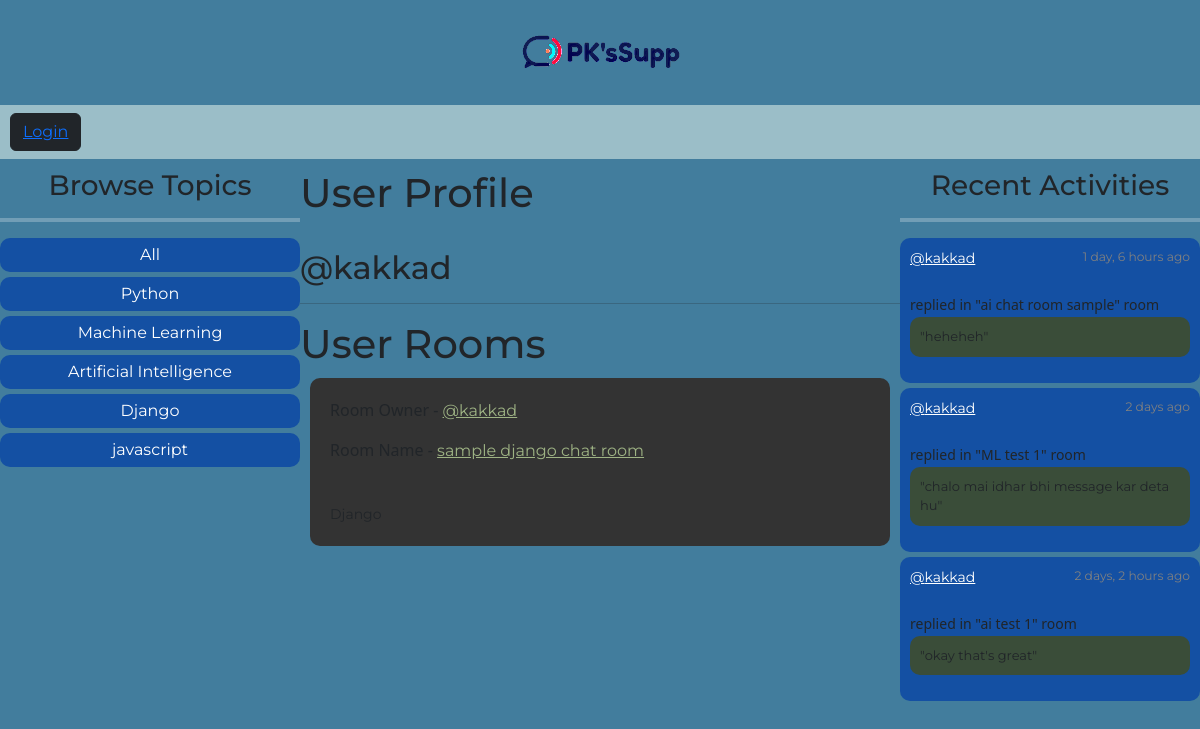
The page /profile/8/ on the database its author committed.
### base/models.py (models this page shows, shortened)
class Topic(models.Model):
    name = models.CharField(max_length=200)

class Room(models.Model):
    host = models.ForeignKey(User, on_delete=models.SET_NULL, null=True)
    topic = models.ForeignKey(Topic, on_delete=models.SET_NULL, null=True)
    name = models.CharField(max_length=200)
    description = models.TextField(null=True, blank=True)
    participants = models.ManyToManyField(User, related_name="participants", blank=True)
    updated = models.DateTimeField(auto_now=True)
    created = models.DateTimeField(auto_now_add=True)
    class Meta:
        ordering = ["-updated", "-created"]
    def __str__(self):
        return self.name

class Message(models.Model):
    user = models.ForeignKey(User, on_delete=models.CASCADE)
    room = models.ForeignKey(Room, on_delete=models.CASCADE)
    body = models.TextField()
    updated = models.DateTimeField(auto_now=True)
    created = models.DateTimeField(auto_now_add=True)
    class Meta:
        ordering = ["-updated", "-created"]
    def __str__(self) -> str:
        return self.body[0:50]

### base/views.py (the view)
# urls.py: path("profile/<str:pk>/", views.userProfile, name="user-profile"),
def userProfile(request, pk):
    user = User.objects.get(id=pk)
    rooms = user.room_set.all()
    topics = Topic.objects.all()
    room_messages = user.message_set.all()
    context = {
        "user": user,
        "rooms": rooms,
        "topics": topics,
        "room_messages": room_messages,
    }
    return render(request, "base/profile.html", context)

### base/templates/base/profile.html (shortened to what this page needs)
{% extends 'main.html' %} {% block content %}
<div class="main-container">
  <div>{% include 'base/topics_component.html' %}</div>
  <div>
    <div>
      <h1>User Profile</h1>
      <br />
      <h2>@{{user.username}}</h2>
      <hr />
    </div>
    <h1>User Rooms</h1>
    <div>{% include 'base/feed_component.html' %}</div>
  </div>
  <div>{% include 'base/activity_component.html' %}</div>
</div>
{% endblock content %}

### base/templates/base/topics_component.html
{% load static %}
<link rel="stylesheet" href="{% static 'styles/topics_component.css' %}" />
<h3 class="main-heading">Browse Topics</h3>
<hr class="feed-line" />
<div class="topic-names">
  <div class="topic-name"><a href="{% url 'home' %}">All</a><br /></div>
  {% for topic in topics %}
  <div class="topic-name">
    <a href="{% url 'home' %}?q={{topic.name}}">{{topic.name}}</a><br />
  </div>
  {% endfor %}
</div>

### base/templates/base/feed_component.html (shortened to what this page needs)
{% load static %}
<link rel="stylesheet" href="{% static 'styles/feed_component.css' %}" />
<div>
  {% for room in rooms %}
  <div class="room-component">
    <div class="room-div">
      <p class="room-owner-p">Room Owner -</p>
      <a href="{% url 'user-profile' room.host.id %}"
        >@{{room.host.username}}</a
      >
    </div>
    <div class="room-div">
      <p class="room-name-p">Room Name -</p>
      <a href="{% url 'room' room.id %}">{{room.name}}</a>
    </div>
    <br />
    <small>{{room.topic.name}}</small>
  </div>
  {% endfor %}
</div>

### base/templates/base/activity_component.html (shortened to what this page needs)
{% load static %}
<link rel="stylesheet" href="{% static 'styles/activity_component.css' %}" />
<h3 class="main-heading">Recent Activities</h3>
<hr class="feed-line" />
{% for message in room_messages %}
<div class="activity-message">
  <small class="host-and-time"
    ><a href="{% url 'user-profile' message.user.id %}">@{{message.user}}</a>
    <small class="time">{{message.created|timesince}} ago</small></small
  ><br />
  <small class="replied-to">replied in "{{message.room}}" room</small>
  <p class="message-body">"{{message}}"</p>
</div>
{% endfor %}

### static/styles/main.css (style rules this page uses)
.body { font-family: "Montserrat"; background-color: #427d9d; margin: 0; }

### static/styles/topics_component.css (style rules this page uses)
.feed-line { border: none; border-top: 4px solid white; height: 4px; }
.main-heading { text-align: center; }
.topic-name { background-color: #1450a3; margin-bottom: 5px; padding: 5px; border-radius: 10px; text-align: center; }
.topic-names a { color: white; text-decoration: none; }

### static/styles/feed_component.css (style rules this page uses)
.room-component { background-color: #333333; padding: 20px; margin: 10px; border-radius: 10px; }
.room-owner-p { font-family: "Segoe UI", Tahoma, Geneva, Verdana, sans-serif; display: inline-block; }
.room-name-p { font-family: "Segoe UI", Tahoma, Geneva, Verdana, sans-serif; display: inline-block; }
.room-div a { color: #9eb384; }

### static/styles/activity_component.css (style rules this page uses)
.main-heading { text-align: center; }
.feed-line { border: none; border-top: 4px solid white; height: 4px; }
.activity-message { background-color: #1450a3; border-radius: 10px; padding: 10px; margin-bottom: 5px; }
.host-and-time { display: grid; grid-template-columns: 1.5fr 2.5fr; }
.time { text-align: end; color: grey; }
.host-and-time a { color: white; }
.replied-to { font-family: "Segoe UI", Tahoma, Geneva, Verdana, sans-serif; }
.message-body { padding: 10px; border-radius: 10px; background-color: #3a4d39; font-size: small; }

### base/templates/base/profile.html (style rules this page uses)
.main-container { display: grid; grid-template-columns: 1fr 2fr 1fr; }

### rows shown on the page
Topic: name "Python"
Topic: name "Machine Learning"
Topic: name "Artificial Intelligence"
Topic: name "Django"
Topic: name "javascript"
Room: host.username "kakkad", name "sample django chat room"
Message: user "kakkad", created "1 day, 6 hours", room "ai chat room sample", body "heheheh"
Message: user "kakkad", created "2 days", room "ML test 1", body "chalo mai idhar bhi message kar deta hu"
Message: user "kakkad", created "2 days, 2 hours", room "ai test 1", body "okay that's great"

### other values the page prints
{{ user.username }} "kakkad"
